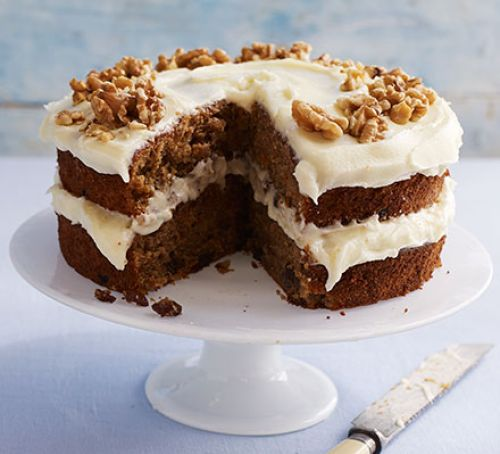
#> input picture Image/cake.jpg, 500 x 454 px
$ python -i MonoFunction.py   (imports and definitions only)   (older library calls are emulated)
#> lines starting #> are read from the running program, lines starting #| are printed output that depends on the picture; after the words box and inside, x2 and y2 are one past the last pixel; in counts of white or black regions, pixels touching at a corner belong together
from PIL import Image, ImageEnhance
import numpy as np

def Monocrome(imgFile):
    """
    imput:
        imgFile is the image's file name
        ex. "cat.jpg", "../cat.jpg"
    return:
        a numpy matrix with 1(True) for black, 0(False) for white
    """
#> called with imgFile = 'Image/cake.jpg'
    img = Image.open(imgFile)
#> img is the input picture: PIL image 500x454 RGB; mean R, G, B 167, 157.6, 155.2

    # resize image
    basewidth = 300
    wpercent = (basewidth / float(img.size[0]))
#> wpercent = 0.6
    hsize = int((float(img.size[1]) * float(wpercent)))
#> hsize = 272
    img = img.resize((basewidth, hsize), Image.ANTIALIAS)
#> img: PIL image 300x272 RGB

    # Monocrome
    modifyImg = ImageEnhance.Contrast(img)
    newImg = modifyImg.enhance(5)
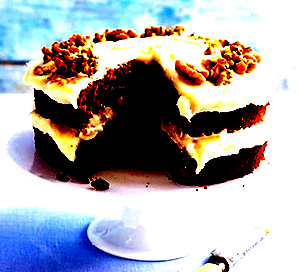
#> newImg: PIL image 300x272 RGB; mean R, G, B 170.4, 169, 171.4
    grayImg = newImg.convert('1', dither=Image.NONE)
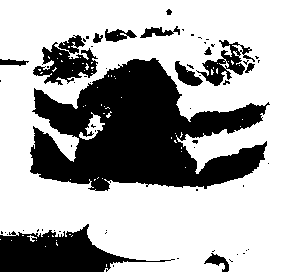
#> grayImg: PIL image 300x272 1; 68% white; 61 black regions (48 under 20 px), largest, box (x1, y1, x2, y2) and area: (30, 58, 270, 191) 18040, (0, 224, 175, 272) 4077, (33, 35, 98, 85) 1598

    return np.asmatrix(np.array(grayImg))

# print(Monocrome("Image/people.jpg"))

>>> result = Monocrome('Image/cake.jpg')

$ run again, on Image/man.jpg
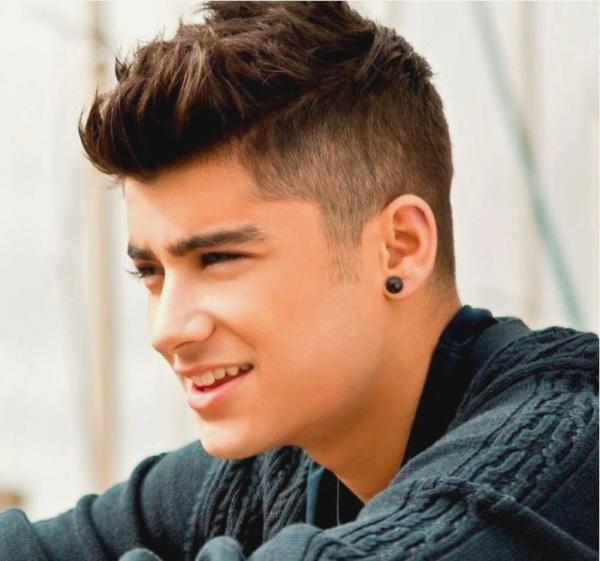
#> input picture Image/man.jpg, 600 x 561 px
#> in Monocrome, img is the input picture: PIL image 600x561 RGB; mean R, G, B 157.7, 138.6, 125.4
#> img: PIL image 300x280 RGB
#> in Monocrome, `newImg = modifyImg.enhance(5)`:
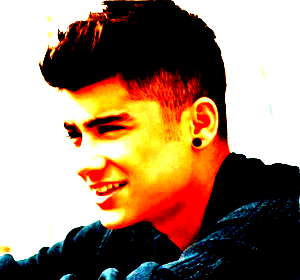
#> newImg: PIL image 300x280 RGB; mean R, G, B 155.3, 128.6, 106.7
#> in Monocrome, `grayImg = newImg.convert('1', dither=Image.NONE)`:
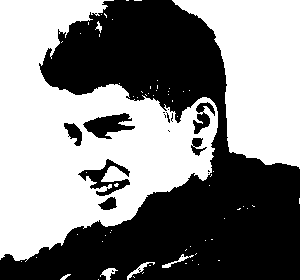
#> grayImg: PIL image 300x280 1; 52% white; 17 black regions (10 under 20 px), largest, box (x1, y1, x2, y2) and area: (0, 0, 300, 280) 38019, (83, 113, 135, 139) 719, (78, 159, 130, 196) 675

$ run again, on Image/people.jpg
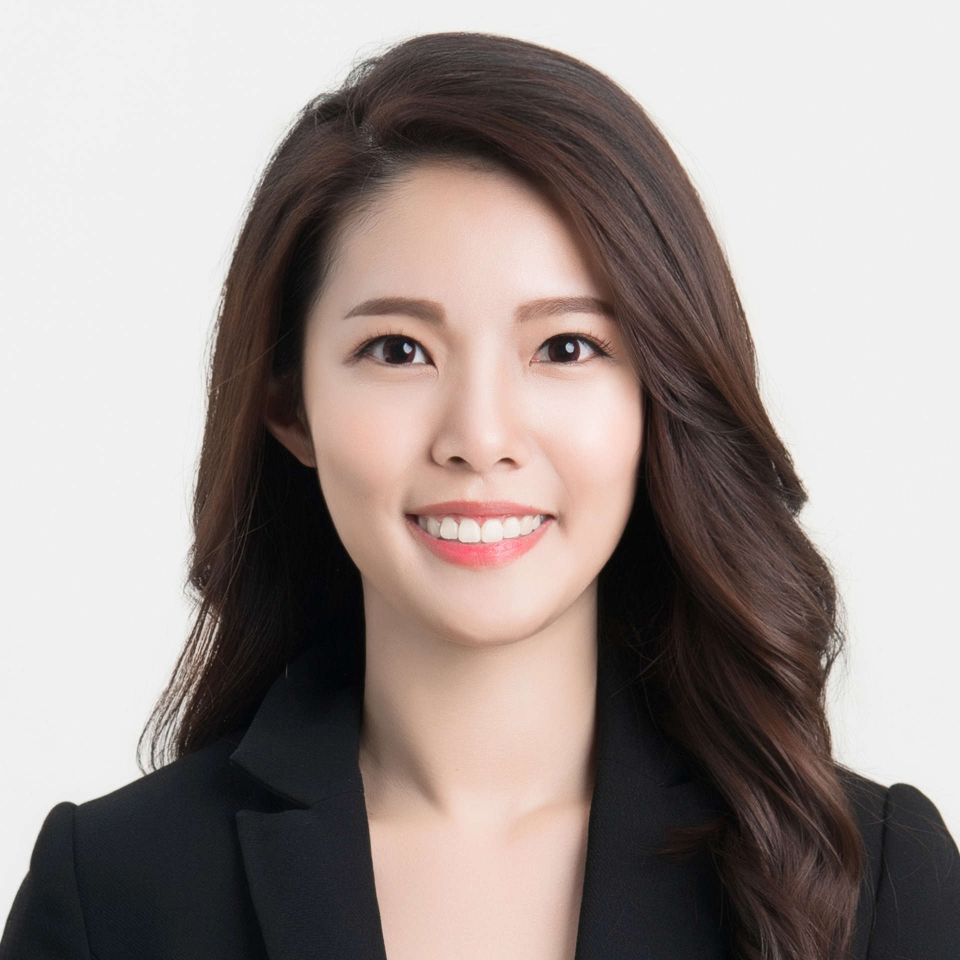
#> input picture Image/people.jpg, 1920 x 1920 px (shown at 1/2 size)
#> in Monocrome, img is the input picture: PIL image 1920x1920 RGB; mean R, G, B 158.1, 147.6, 144.4
#> img: PIL image 300x300 RGB
#> in Monocrome, `newImg = modifyImg.enhance(5)`:
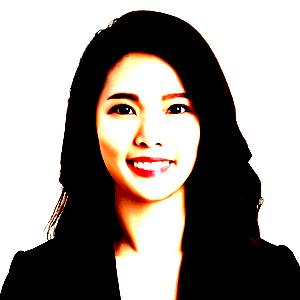
#> newImg: PIL image 300x300 RGB; mean R, G, B 151.3, 143.7, 138.6
#> in Monocrome, `grayImg = newImg.convert('1', dither=Image.NONE)`:
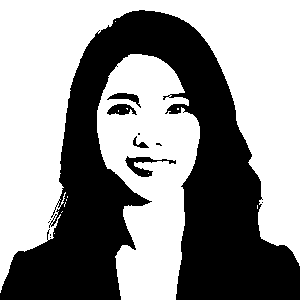
#> grayImg: PIL image 300x300 1; 57.3% white; 12 black regions (7 under 20 px), largest, box (x1, y1, x2, y2) and area: (0, 10, 300, 300) 37537, (125, 156, 176, 177) 355, (107, 104, 137, 115) 220, (107, 93, 141, 108) 182, (133, 136, 149, 148) 71
